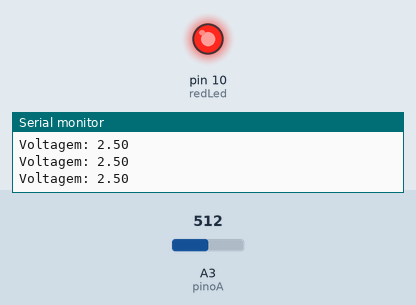
Recording of a sketch running on a simulated Arduino Uno, built with avr-gcc and run on an emulated ATmega328P. On the bench: output pins drawn as LEDs (lit = HIGH), the last lines printed to the serial monitor. The test bench sets the inputs (shaded band); at power-on: A3 (pinoA) = 512.

Above: at 1.3 s.
1.4 s: A3 (pinoA) set to 597
2.9 s: A3 (pinoA) set to 627
At 3.9 s:
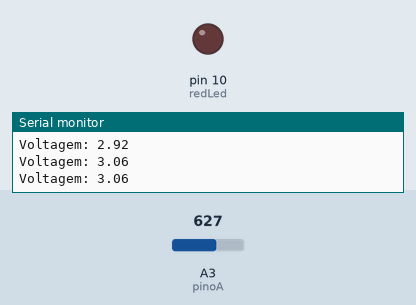
4.5 s: A3 (pinoA) set to 511
At 5.1 s:
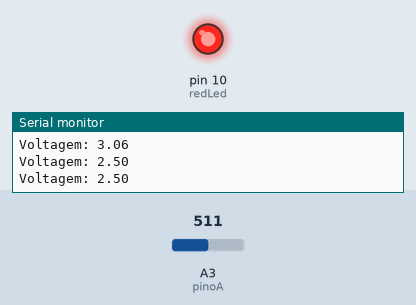
6.0 s: A3 (pinoA) set to 423
7.5 s: A3 (pinoA) set to 400
At 8.7 s:
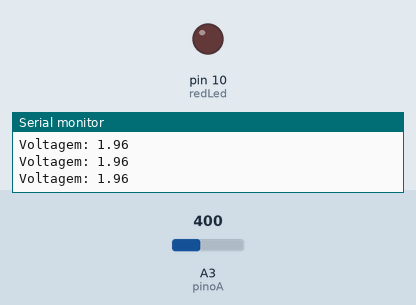
Timing chart, 0 to 10.0 s (numbered marks = the images above; inputs shaded):
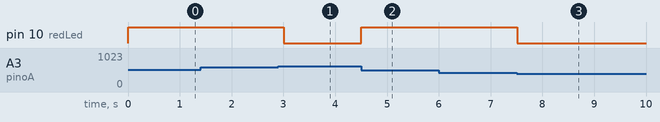

The sketch:

arduino_aula13_ifElse.ino
```cpp
int pinoA = A3;
int valorAnalog;
float voltagem;
int espera = 500;
int redLed = 10;

void setup()
{
  pinMode(pinoA, INPUT);
  pinMode(redLed, OUTPUT);
  Serial.begin(9600);
}

void loop()
{
	valorAnalog = analogRead(pinoA);
  	voltagem = (5./1023.)*valorAnalog;
  	Serial.print("Voltagem: ");
  	Serial.println(voltagem);
  if (voltagem<3.0 && voltagem>2.0){
     digitalWrite(redLed, HIGH);
  }
  if (voltagem<2 || voltagem>3.0){
    digitalWrite(redLed, LOW);
  }
  	delay(espera);

}
```

Measured:
- the behaviour switches between 613 and 614 on A3 (pinoA) (found by bisection; images 0 and 1)
- the behaviour switches between 410 and 409 on A3 (pinoA) (found by bisection; images 2 and 3)
- after the input at 2.9 s, pin 10 (redLed): HIGH → LOW after 0.10 s
- after the input at 4.5 s, pin 10 (redLed): LOW → HIGH at once
- after the input at 7.5 s, pin 10 (redLed): HIGH → LOW at once
